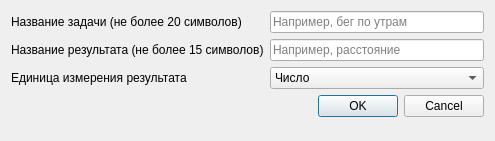
<?xml version="1.0" encoding="UTF-8"?>
<ui version="4.0">
 <class>creating_task</class>
 <widget class="QDialog" name="creating_task">
  <property name="geometry">
   <rect>
    <x>0</x>
    <y>0</y>
    <width>495</width>
    <height>141</height>
   </rect>
  </property>
  <property name="windowTitle">
   <string>Создание задачи</string>
  </property>
  <layout class="QFormLayout" name="formLayout">
   <item row="0" column="0">
    <widget class="QLabel" name="title_task_name">
     <property name="text">
      <string>Название задачи (не более 20 символов)</string>
     </property>
    </widget>
   </item>
   <item row="0" column="1">
    <widget class="QLineEdit" name="LE_task_name">
     <property name="placeholderText">
      <string>Например, бег по утрам</string>
     </property>
    </widget>
   </item>
   <item row="1" column="0">
    <widget class="QLabel" name="title_result_name">
     <property name="text">
      <string>Название результата (не более 15 символов)</string>
     </property>
    </widget>
   </item>
   <item row="1" column="1">
    <widget class="QLineEdit" name="LE_result_name">
     <property name="placeholderText">
      <string>Например, расстояние</string>
     </property>
    </widget>
   </item>
   <item row="2" column="0">
    <widget class="QLabel" name="title_unit_of_measure">
     <property name="text">
      <string>Единица измерения результата</string>
     </property>
    </widget>
   </item>
   <item row="2" column="1">
    <widget class="QComboBox" name="CB_measures">
     <item>
      <property name="text">
       <string>Число</string>
      </property>
     </item>
     <item>
      <property name="text">
       <string>кг</string>
      </property>
     </item>
     <item>
      <property name="text">
       <string>см</string>
      </property>
     </item>
     <item>
      <property name="text">
       <string>м</string>
      </property>
     </item>
     <item>
      <property name="text">
       <string>км</string>
      </property>
     </item>
     <item>
      <property name="text">
       <string>м/с</string>
      </property>
     </item>
     <item>
      <property name="text">
       <string>км/ч</string>
      </property>
     </item>
     <item>
      <property name="text">
       <string>Время</string>
      </property>
     </item>
    </widget>
   </item>
   <item row="3" column="0" colspan="2">
    <widget class="QDialogButtonBox" name="task_creation_dialog_btns">
     <property name="orientation">
      <enum>Qt::Horizontal</enum>
     </property>
     <property name="standardButtons">
      <set>QDialogButtonBox::Cancel|QDialogButtonBox::Ok</set>
     </property>
    </widget>
   </item>
  </layout>
 </widget>
 <resources/>
 <connections/>
</ui>
